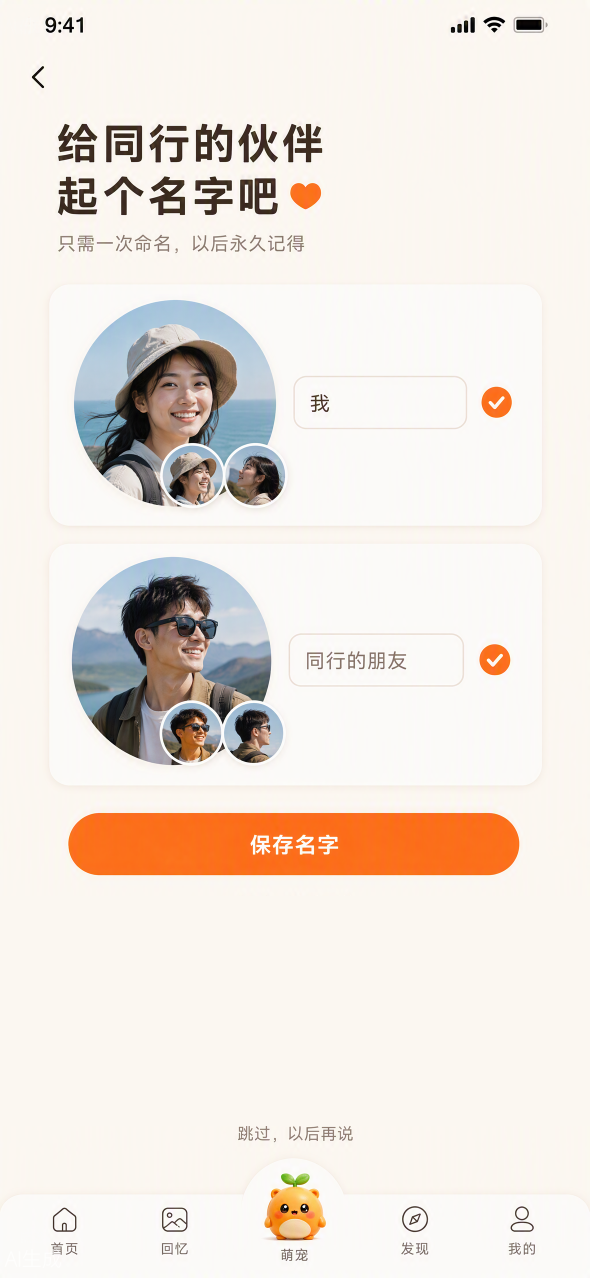
#> input picture design/extracted/ppt_media/image10.png, 1179 x 2556 px (shown at 1/2 size)
$ python -i extract_design.py   (imports and definitions only)
#> lines starting #> are read from the running program, lines starting #| are printed output that depends on the picture; after the words box and inside, x2 and y2 are one past the last pixel; in counts of white or black regions, pixels touching at a corner belong together
#> further down, picture is the input picture: PIL image 1179x2556 RGB; mean R, G, B 237.5, 229, 221.6
"""Extract the authoritative PPT crops and reusable image fragments.

Requires Pillow and NumPy. Does not modify the presentation. All image assets
remain at native pixel size; cream removal is edge-connected only. Growth
art remains intact here; runtime label repair is a separate reproducible step.
"""
from pathlib import Path
from collections import deque
import json
import zipfile
import xml.etree.ElementTree as ET
import numpy as np
from PIL import Image, ImageFilter, ImageDraw

ROOT = Path(__file__).resolve().parents[1]
PPT = ROOT / 'AI日记设计图04.pptx'
REF = ROOT / 'design/extracted'
MEDIA = REF / 'ppt_media'
ASSETS = ROOT / 'assets/reference'
NS = {'p': 'http://schemas.openxmlformats.org/presentationml/2006/main', 'a': 'http://schemas.openxmlformats.org/drawingml/2006/main', 'r': 'http://schemas.openxmlformats.org/officeDocument/2006/relationships'}
# [2 lines not run here, left out]

page_names = [
    'home', 'photo-permission', 'photo-select', 'template-select',
    'character-select', 'generating', 'companion-naming', 'edit-diary',
    'generation-complete', 'diary-detail', 'privacy-select', 'share-result',
    'materials', 'pet', 'memories', 'postcard', 'discover', 'profile',
    'growth', 'anchors', 'flowers', 'insights',
]
page_records = []
# [20 lines not run here, left out]

supplement = [
    (13, 5, 'image3.png', (1040, 83, 1496, 1129)),
    (14, 5, 'image3.png', (1527, 83, 1984, 1129)),
    (15, 6, 'image4.png', (33, 89, 499, 1104)),
    (16, 6, 'image4.png', (529, 89, 993, 1104)),
    (17, 6, 'image4.png', (1030, 89, 1495, 1104)),
    (18, 6, 'image4.png', (1527, 89, 2004, 1104)),
    (19, 12, 'image14.png', (37, 97, 499, 1111)),
    (20, 12, 'image14.png', (536, 97, 999, 1111)),
    (21, 12, 'image14.png', (1041, 97, 1507, 1111)),
    (22, 12, 'image14.png', (1544, 97, 2011, 1111)),
]
# [4 lines not run here, left out]

# Coordinates are on native PPT media, and all fragments exclude page chrome.
# Mask backgrounds only where they connect to crop edges; enclosed light fur is preserved.
def cut_cream(image, tolerance=22):
#> called with tolerance = 22
    pixels = np.asarray(image.convert('RGB')).astype(np.int16)
    corners = np.concatenate([pixels[:5, :5].reshape(-1, 3), pixels[:5, -5:].reshape(-1, 3), pixels[-5:, :5].reshape(-1, 3), pixels[-5:, -5:].reshape(-1, 3)])
#> corners = 100 rows, first 8: [248, 246, 243], [249, 247, 244], [249, 247, 244], [249, 248, 244], [250, 248, 243], [249, 246, 244], [249, 247, 244], [249, 247, 244]
    background = np.median(corners, axis=0)
#> background = [250, 249, 244]
    eligible = np.max(np.abs(pixels-background), axis=2) <= tolerance
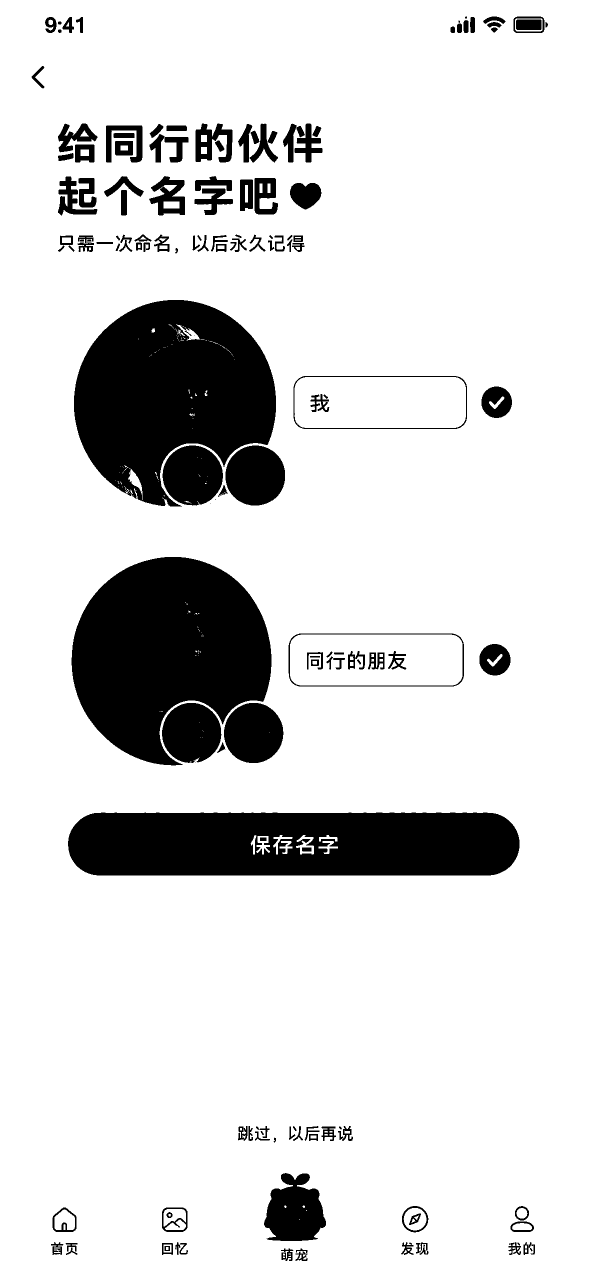
#> eligible: shape (2556, 1179) bool (shown at 1/2 size); 84.8% white; 159 black regions (15 under 20 px), largest, box (x1, y1, x2, y2) and area: (143, 1114, 543, 1531) 113636, (148, 600, 552, 1013) 111923, (136, 1625, 1039, 1751) 106919
    h, w = eligible.shape
#> h = 2556; w = 1179
    visited = np.zeros((h, w), dtype=bool)
    queue = deque([(x, 0) for x in range(w)] + [(x, h-1) for x in range(w)] + [(0, y) for y in range(h)] + [(w-1, y) for y in range(h)])
    while queue:
        x, y = queue.popleft()
        if not (0 <= x < w and 0 <= y < h) or visited[y, x] or not eligible[y, x]:
            continue
        visited[y, x] = True
        queue.extend(((x-1,y),(x+1,y),(x,y-1),(x,y+1)))
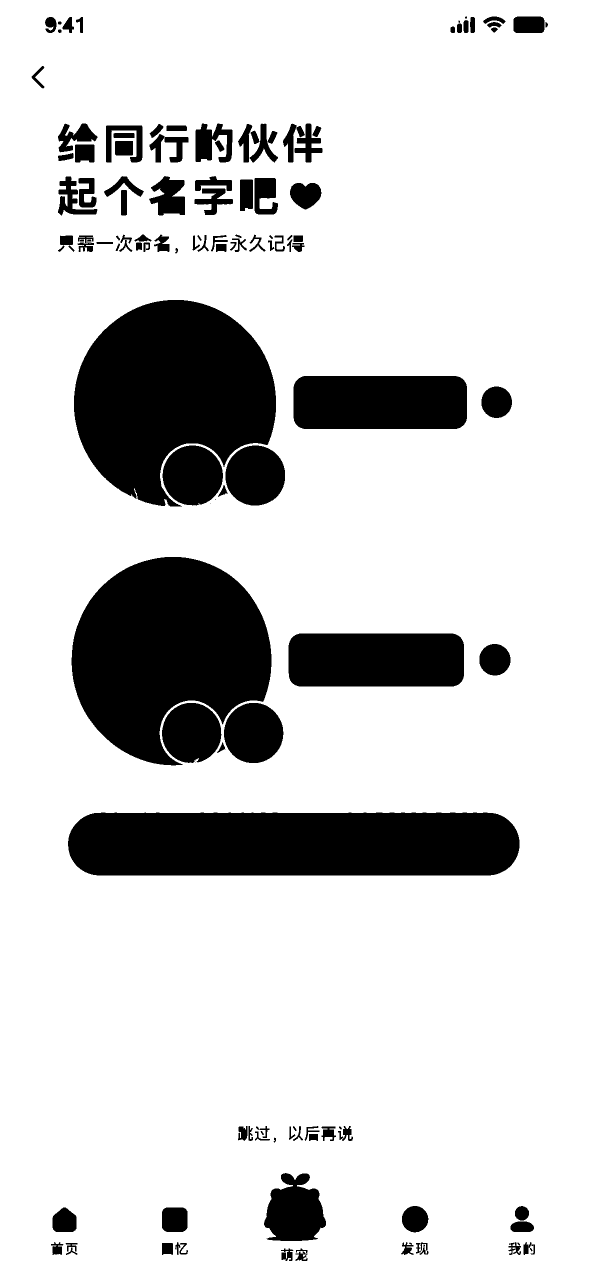
#> visited: shape (2556, 1179) bool (shown at 1/2 size); 82.2% white; 135 black regions (10 under 20 px), largest, box (x1, y1, x2, y2) and area: (143, 1114, 543, 1531) 113717, (148, 600, 552, 1013) 113437, (136, 1625, 1039, 1751) 109688
    result = image.convert('RGBA')
    result.putalpha(Image.fromarray(np.where(visited, 0, 255).astype('uint8')).filter(ImageFilter.GaussianBlur(.35)))
    return result

# key, media filename, crop (left, top, right, bottom), optional cream threshold
fragments = [
    ('mascot','image1.png',(475,145,1135,840),25),
    ('mascotReading','image1.png',(1670,86,2005,441),24),
    ('mascotCamera','image11.png',(875,1325,1090,1598),0),
    ('mascotHello','image1.png',(1656,510,1990,820),24),
    ('generationHero','image9.png',(106,178,1060,855),18),
    ('tsuki','image2.png',(74,165,666,956),15),
    ('luyi','image2.png',(718,219,1320,950),23),
    ('ralph','image2.png',(1364,190,1990,950),22),
    ('posterTsuki','image3.png',(806,248,981,480),0),
    ('posterLuyi','image3.png',(808,516,981,751),0),
    ('posterRalph','image3.png',(798,783,983,1018),0),
    ('temple','image11.png',(111,663,586,1030),0),
    ('street','image11.png',(597,663,1066,1030),0),
    ('sunset','image11.png',(111,1041,586,1404),0),
    ('food','image11.png',(597,1041,1066,1328),0),
    ('cafe','image3.png',(1344,356,1469,442),0),
    ('flowers','image3.png',(1065,356,1196,468),0),
    ('mountain','image4.png',(1044,291,1246,515),0),
    ('sea','image3.png',(1209,233,1331,344),0),
    ('night','image3.png',(1345,233,1469,344),0),
    ('santorini','image4.png',(1044,614,1246,811),0),
    ('balloons','image4.png',(1261,287,1464,474),0),
    ('train','image4.png',(1261,613,1464,813),0),
    ('lake','image3.png',(1209,357,1331,438),0),
    ('coastalSunset','image7.png',(187,754,311,884),0),
    ('blueHouse','image7.png',(186,434,311,578),0),
    ('restaurant','image7.png',(186,597,311,737),0),
    ('dessert','image7.png',(44,475,168,578),0),
    ('personSelf','image10.png',(174,614,526,897),0),
    ('personFriend','image10.png',(177,1123,525,1403),0),
    ('personSelfAlt','image10.png',(333,897,443,1007),0),
    ('personFriendAlt','image10.png',(451,1408,566,1520),0),
    ('tree','image14.png',(51,300,482,918),0),
    ('flowerGold','image14.png',(1071,212,1274,488),0),
    ('flowerSecond','image14.png',(1292,279,1482,526),0),
    ('flowerLocked','image14.png',(1146,502,1330,692),0),
    ('flowerGlobe','image4.png',(1814,560,1972,734),0),
    ('world','image4.png',(1723,273,2000,542),0),
    ('bookOrange','image4.png',(1548,800,1657,979),0),
    ('bookBlue','image4.png',(1668,803,1762,977),0),
    ('bookGreen','image4.png',(1773,805,1864,978),0),
    ('bookPink','image4.png',(1881,805,1978,978),0),
    ('stamp','image3.png',(1339,696,1465,779),24),
    ('stampKyoto','image3.png',(1074,696,1198,779),24),
    ('stampKamakura','image3.png',(1205,696,1331,779),24),
    ('tape','image7.png',(1928,510,1988,553),0),
    ('stickerHappy','image3.png',(1070,585,1131,643),22),
    ('stickerCool','image3.png',(1240,585,1301,643),22),
    ('stickerCry','image3.png',(1327,585,1385,643),22),
    ('stickerLove','image3.png',(1413,585,1466,643),22),
    ('morning','image14.png',(577,516,709,660),0),
    ('friendsDinner','image14.png',(577,712,709,855),0),
]
assets = []
# [53 lines not run here, left out]
lines = ['/** Native-resolution artwork extracted from AI日记设计图04.pptx. */', 'export const art = {']
# [5 lines not run here, left out]

>>> from PIL import Image
>>> picture = Image.open('../design/extracted/ppt_media/image10.png')
>>> result = cut_cream(picture)
